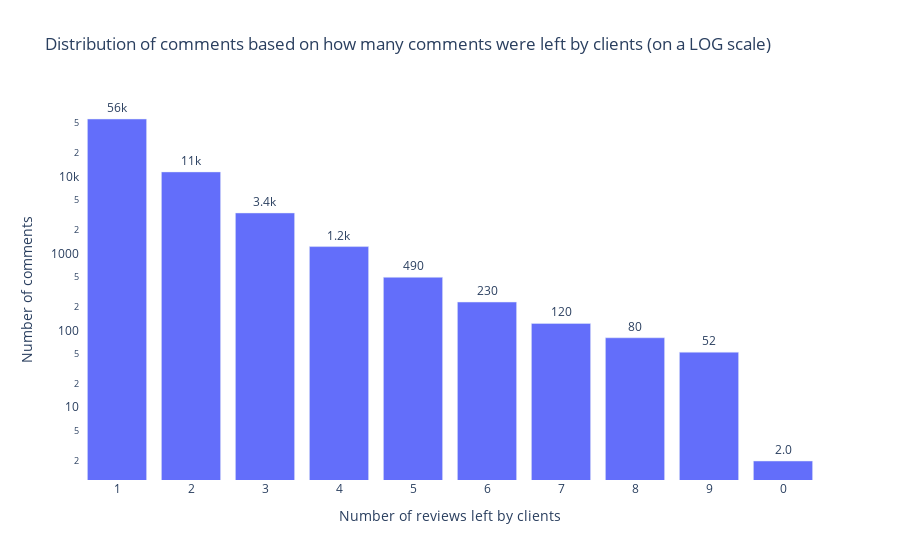

The notebook cell saved with this chart:
### Code cell
def show_comment_distri_by_nreviews(df):
    
    df = df.dropna()
    df = df[df["nb_reviews"] != 0]
    df["nb_reviews"] = df["nb_reviews"].str[0]

    df_nb_rev_distr = pd.DataFrame(df.nb_reviews.value_counts()) \
                        .reset_index() \
                        .rename(columns={"index": "nb_reviews", "nb_reviews":"nb_comments"}) \
                        .sort_values(by = 'nb_comments', ascending = False) \
                        .head(10)

    fig = px.bar(x = df_nb_rev_distr['nb_reviews'],
                 y = df_nb_rev_distr['nb_comments'],
                 text_auto = '.2s',
                 log_y = True,
                 title="Distribution of comments based on how many comments were left by clients (on a LOG scale)",
                 labels={
                         "x": "Number of reviews left by clients",
                         "y": "Number of comments"
                     })
    fig.update_xaxes(type='category')
    fig.update_traces(textfont_size=12, textangle=0, textposition="outside")
    fig.update_layout(plot_bgcolor='white')
    fig.show()

show_comment_distri_by_nreviews(df)

### Figure 1 — Plotly figure (JSON) as saved in the notebook; plotly's stock layout.template omitted (floating-point values rounded to 4 significant figures)
{"data": [{"alignmentgroup": "True", "hovertemplate": "Number of reviews left by clients=%{x}<br>Number of comments=%{y}<extra></extra>", "legendgroup": "", "marker": {"color": "#636efa", "pattern": {"shape": ""}}, "name": "", "offsetgroup": "", "orientation": "v", "showlegend": false, "textangle": 0, "textfont": {"size": 12}, "textposition": "outside", "texttemplate": "%{y:.2s}", "type": "bar", "x": ["1", "2", "3", "4", "5", "6", "7", "8", "9", "0"], "xaxis": "x", "y": [55874, 11464, 3353, 1226, 489, 233, 123, 80, 52, 2], "yaxis": "y"}], "layout": {"barmode": "relative", "legend": {"tracegroupgap": 0}, "plot_bgcolor": "white", "title": {"text": "Distribution of comments based on how many comments were left by clients (on a LOG scale)"}, "xaxis": {"anchor": "y", "domain": [0, 1], "title": {"text": "Number of reviews left by clients"}, "type": "category"}, "yaxis": {"anchor": "x", "domain": [0, 1], "title": {"text": "Number of comments"}, "type": "log"}}}
